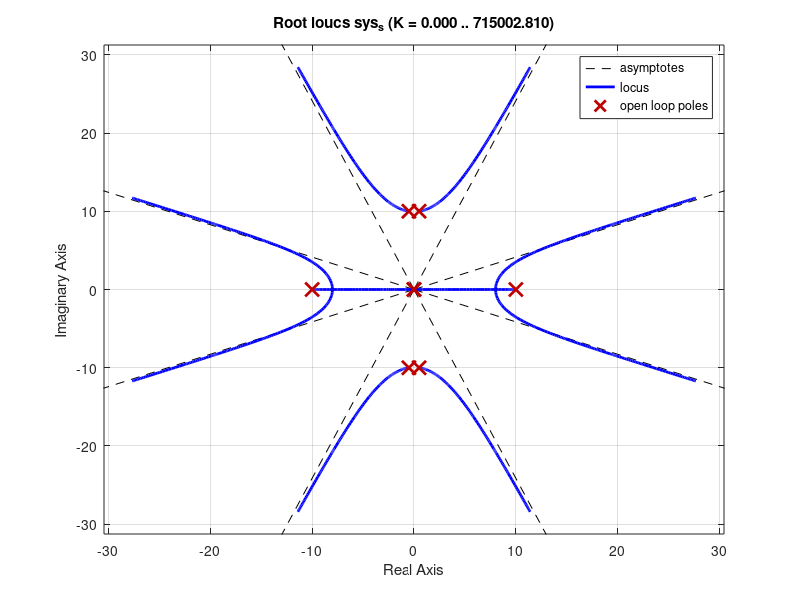

Write the MATLAB code that produced this figure. (Note: this script raises an error after producing the figure.)
% EES-40 2023-2 Lab4 semana 14 Jacques Waldmann novembro 2023
% Controle ótimo DLQG de sistema SISO 
% Polos de malha fechada selecionados via root locus simétrico (LGR-S) 
% Robustez do controle ótimo DLQR - função de sensibilidade e as margens de estabilidade
% Solução DLQG - combina DLQR com realimentacao do estado observado pelo 
% Filtro de Kalman que estima somente o estado da planta.
% Desempenho DLQG e o compromisso com o esforço de controle e a passagem de ruído de medida 

% Realização em cascata de primeira ordem com  modal de segunda ordem
% G(s)= 10/(s+10) * 100/(s+0,5+10j)/(s+0,5-10j) = Y(s)/U(s) é a malha aberta
clear all;clc;close all
% cada grupo com realização {A,B,C} distinta
A=[-10 0 0;-10 -.5 10;0 -10 -.5];
B=[10;0;0];
C=[0 0 1];
Gss=ss(A,B,C,0);
[Gtfnum Gtfden]=ss2tf(A,B,C,0);
Gtf=tf(Gtfnum,Gtfden); % malha aberta, sem ação integral
step(Gtf)
%% augmented state xaug dynamics 
% includes xi: time integral of r-y (output error wrt to reference) 
% xaug_dot=Aaug*xaug+Baug*u+Gaug*r
% y=Caug*xaug
Aaug=[A zeros(3,1);-C 0];
Baug=[B;0];
Gaug=[zeros(3,1); 1]; % reference r input matrix  
Caug=[C 0]; % physical output y
% C_xi is the infinite-horizon time integral of the output tracking error 
% for use in the quadratic cost function J_LQR
C_xi=[0 0 0 1]; % pseudomeasurement y'=x_i
if rank(ctrb(Aaug,Baug))==length(Aaug) 
    X=['sistema aumentado contínuo é controlavel'];
    disp(X);
else disp('sistema continuo nao é controlavel');
end
s=tf('s'); % Laplace transform - variable s for later use in transfer functions  
%% lugar geométrico das raízes simétrico (LGR-S)
% symmetric root locus (SRL) LGR-S to select closed-loop poles according to rho^(-1)
% minimize J_LQR=integral (xi^2 + rho u^2)dt from t=0 to +inf
[numAug,denAug]=ss2tf(Aaug,Baug,C_xi,0);
Gaugtf=tf(numAug,denAug); % malha aberta, inclui ação integral, com "saída" xi ponderada em J_LQR
% lqr function yields Klqr(1:4)=[K  -Ki] such that (be aware of the negative sign)
%      u= - Klqr * [x'  xi']'= - Klqr * xaug is the control signal optimizing J_LQR 
% while driving the augmented linear dynamics and tracking the reference.  
% LQR design assumes the actual state is available 
% Closed-loop pole selection according to symmetric root locus with output xi in J_LQR  
num1=numAug; % numerador de Gaugtf(-s)
den1=denAug.*[1 -1 1 -1 1]; % denominador de Gaugtf(-s), que tem xi como "saída"
num_s=conv(numAug,num1); % numerador de Gaugtf(s)*Gaugtf(-s)
den_s=conv(denAug,den1); % denominador de Gaugtf(s)*Gaugtf(-s)
sys_s=tf(num_s,den_s); % open loop tf Gaugtf(s)*Gaugtf(-s) for SRL
rlocus(sys_s); % choose with mouse acceptable gain from the stable closed-loop poles in SRL asymptotes
GainLGR_S=input(' selected SRL gain (inverse of rho seen in J-cost functional ');
rho=1/GainLGR_S
Klqr=lqr(Aaug,Baug,C_xi'*C_xi,rho); % lqr com peso em xi e rho=-1/GainLGR_S no controle, sendo GainLGR_S obtido com LGR simétrico para atender requisitos
%% closing the loop with LQR optimal state feedback gain
Ki=-Klqr(4);
K=Klqr(1:3);
Aaugmf=[Aaug-Baug*Klqr]; % closed-loop dynamics matrix
X=['state feedback gain vector K ',num2str(K(1:3)),' output tracking error integral gain Ki ',num2str(Ki)];
disp(X);
% closed-loop measurement and pseudomeasurement output signals in LQR feedback design
SysMF=ss(Aaugmf,Gaug,[Caug;C_xi],zeros(2,1)); 
% closed-loop, augmented-state LQR design
% notice: input is reference r, output are y and xi=xaug(4)
damp(SysMF);
p=eig(Aaugmf);
% read bandwidth wb [rd/s] from closed-loop Y(jw)/R(jw) Bode magnitude at the top plot
figure;bodemag(SysMF); 
%% model-based steady state analysis: closed-loop response in steady state 
step_mag=5; % reference step magnitude [V] 
X=['ref magnitude ',num2str(step_mag),' [V]'];disp(X);
MM=[A B;-C 0];
xureg=inv(MM)*[zeros(3,1);-step_mag] % plant model steady state is xureg(1:3) and control xureg(4)
xireg=1/Ki*(xureg(4)+K*xureg(1:3)) % augmented state component xi in steady state
%% sampling time choice and ZOH plant discretization for DLQR design
wb=input('-3 dB bandwidth frequency [rd/s] from Bode closed loop Y(j\omega)/R(j\omega) ');
fb=wb/2/pi; % Hz
% NI-board maximum D/A sampling frequency is 150Hz
Ts=1/(20*fb); 
X=['suggested sampling time Ts ',num2str(Ts),' [s]'];
disp(X);
Ts=input(' enter suitable sampling time [s]');
save Ts.mat Ts % for use in NI board driver script

disp('desired z-plane closed loop poles ')
Closed_z=exp(p*Ts)
Gaugss=ss(Aaug,[Baug Gaug],[Caug;C_xi],zeros(2,2));
Gaugssd=c2d(Gaugss,Ts,'zoh');
% zoh discretization of augmented plant model
Aaugd=Gaugssd.A;
Baugd=Gaugssd.B(:,1);
Gaugd=Gaugssd.B(:,2);
Caugd=Gaugssd.C(1,:);
C_xid=Gaugssd.C(2,:);
if rank(ctrb(Aaugd,Baugd))==length(Aaugd) 
    X=['sistema discreto controlavel'];
    disp(X);
else disp('sistema discreto nao controlavel');
end
%% DLQR design
% discrete-time state feedback design optimizes cost J=Sum(x_i[k]^2 + rho*u[k]^2) with u[k] = -Kdlqr*xaug[k]
[Kdlqr,~,Eig_d]=dlqr(Aaugd,Baugd,C_xi'*C_xi,rho); % dlqr pondera x_i e rho=-1/GainLGR_S no controle, sendo GainLGR_S obtido com LGR simétrico para atender requisitos
save Kdlqr.mat Kdlqr;
disp('dlqr closed-loop poles');
Eig_d

X=['discrete-time state feedback gain vector Kdlqr ',num2str(Kdlqr)];
disp(X);

Amfd=Aaugd-Baugd*Kdlqr;
disp('Amfd=Aaugd-Baugd*Kdlqr closed-loop poles - compare with Eig_d');
pd=eig(Amfd) % polos de malha fechada
%% discrete-time closed-loop simulation of DLQR design
SysMFd=ss(Amfd,Gaugd,[Caug;C_xi],zeros(2,1),Ts);
step_mag=5; 
opt = stepDataOptions('StepAmplitude',step_mag);
tfinal=5; % final time tf=5[s]

% xstep is the timeline of xaug; ystep is the timeline of xi=xaug(4)
[ystep,tstep,xstep]=step(SysMFd,tfinal,opt);  
sizek=length(tstep); % length to be used in Kalman filter steps

figure; % sinal xaug1(t) em malha fechada
stem(tstep,xstep(:,1));
title(['xaug(1) em malha fechada - degrau_{ref}= ',num2str(step_mag),' [V]']);
xlabel('segundos');
grid;

figure; % sinal xaug2(t) em malha fechada
stem(tstep,xstep(:,2));
title(['xaug(2) em malha fechada - degrau_{ref}= ',num2str(step_mag),' [V]']);
xlabel('segundos');
grid;

figure; % sinal xaug(3) em malha fechada
stem(tstep,xstep(:,3));
title(['xaug(3) em malha fechada - degrau_{ref}= ',num2str(step_mag),' [V]']);
xlabel('segundos');
grid;

figure; % sinal xaug(4) em malha fechada
stem(tstep,xstep(:,4));
title(['xaug(4) em malha fechada - degrau_{ref}= ',num2str(step_mag),' [V]']);
xlabel('segundos');
grid;

figure; % output signals: y(k);xi(k)  
stem(tstep,ystep(:,1:2));
title(['saída y e integral do erro de rastreio x_I em malha fechada - degrau_{ref}= ',num2str(step_mag),' [V.s]']);
legend('y','x_I');
xlabel('segundos');
grid;

figure;   % sinal de controle em malha fechada 
xstep_transp=xstep'; % linha temporal do estado aumentado em malha fechada é aqui transposto
cntrl=-Kdlqr*xstep_transp;
stem(tstep,cntrl);
title(['controle DLQG [V] em malha fechada - degrau_{ref}= ',num2str(step_mag),' [V]']);
xlabel('segundos');
grid;

%% DLQR design stability margins with augmented state xaug feedback is dictated by 
% the open-loop transfer function tfL(z), z=exp(jw.Ts)
% u=Kdlqr*xaug as output and negative feedback is assumed
% projeto DLQR com estabilidade exponencial assegurada, 
% inspecionar quão próximo do ponto crítico passa o modelo nominal 
SysMAd=ss(Aaugd,Baugd,Kdlqr,0,Ts);
figure;
nyquistplot(SysMAd); % use zoom in critical point in the Nyquist plot and see margins
title('Nyquist plot - open loop tfL(z)[dB] at z=exp(j*w*Ts)');
figure;
margin(SysMAd);
legend('SysMAd(z), z=exp(jw.Ts): open-loop DLQR'); 
% para verificar se projeto é ou não é robusto
% ver se tfL(z),z=exp(jw.Ts) se aproxima muito do ponto crítico - pode se tornar instável com modelo incerto e envolver ponto crítico 
[NumD,DenD]=ss2tf(Aaugd,Baugd,Kdlqr,0); 
tfLd=tf(NumD,DenD,Ts); % open loop discrete tf with u(k)=Kdlqr*xaug(k) as output and negative feedback is assumed 
Dlqr=1+tfLd; % distance from critical point in complex plane (-1+0j) to open loop tfL(z),z=exp(jw.Ts)
Slqr=1/Dlqr; % sensitivity tf
figure;
bodemag(Slqr);
title('Magnitude da função de sensibilidade |S_{dlqr}(exp(Ts.j\omega))|[dB]'); 
figure;
bodemag(Dlqr);
title('função distância ao ponto crítico |D_{dlqr}(exp(Ts.j\omega))|[dB]'); 
%% Lab 4 - Malha fechada com estimação via filtro de Kalman 
% Reduced-order KF - estimates just the plant model state vector 3x1 and measures plant model output
Gssd=c2d(Gss,Ts,'zoh'); % zoh-discretized plant model
save Gssd.mat Gssd
Ad=Gssd.A;
Bd=Gssd.B;
Cd=Gssd.C;
%% observability test 
if rank(obsv(Ad,Cd))==length(Ad) 
    X=['sistema discreto observavel'];
    disp(X);
else disp('sistema discreto nao observavel');
end

%%
x0=[0 0 0]';         % ground-truth plant initial state                        
P0=diag([1 1 .5]);  % initial state estimation error covariance matrix 

qd=.1*Ts;           % discrete zero-mean Gaussian model noise wd(k) variance is PSD*Ts 
qdf=qd;              % filter tuning parameter
rd=.005/Ts;        % discrete zero-mean Gaussian pseudomeasurement noise v(k) variance is PSD/Ts
rdf=rd;              % filter tuning parameter
N=sizek;             % N here is filter steps length - integer
M=1;%M=1000;         % M here is number of independent realizations in the Monte Carlo simulation

% memory space for logging various arrays
Pprop=zeros(3,3,N);     % memory space for propagated covariance matrix
Pupdt=zeros(3,3,N);     % memory space for updated covariance matrix
Gain=zeros(3,N);        % memory space for Kalman gain vector
x=zeros(3,N);           % memory space for ground-truth state vector
xi=0;                   % initial  output tracking error integral 
z=zeros(1,N);           % memory space for measurement z=y
xhat_prop=zeros(3,N);   % memory space for propagated filter state vector
xhat_updt=zeros(3,N);   % memory space for updated filter state vector

inov=zeros(1,N,M);      % memory space for inovation for Monte Carlo statistics
uhat=zeros(1,N,M);      % memory space for control for MC statistics 
oute=zeros(1,N,M);      % memory space for output tracking error e=stepmag-Caugd*x

Sinov=zeros(1,N);       % memory space for KF inovation variance 

% KF covariances and innovation variance
Pprop(:,:,1)=Ad*P0*Ad'+Bd*qdf*Bd';    % P(1|0) uses P0,qdf
Sinov(1,1)=Cd*Pprop(:,:,1)*Cd'+rdf;         % S(1|0) uses rdf     
Gain(:,1)=Pprop(:,:,1)*Cd'/Sinov(1,1);         % L(1)
Pupdt(:,:,1)=(eye(3)-Gain(:,1)*Cd)*Pprop(:,:,1);    % P(1|1)
 
 % operação iterativa - KF covariances and innovation variance
 for k=2:N
  Pprop(:,:,k)=Ad*Pupdt(:,:,k-1)*Ad'+Bd*qdf*Bd';     % P(k|k-1)
  Sinov(1,k)=Cd*Pprop(:,:,k-1)*Cd'+rdf;                % S(k|k-1)      
  Gain(:,k)=Pprop(:,:,k)*Cd'/Sinov(1,k);             % L(k)
  Pupdt(:,:,k)=(eye(3)-Gain(:,k)*Cd)*Pprop(:,:,k);   % P(k|k)
 end  % end of KF covariance and innovation variance loop

 % KF-computed variances -  plots
steps=1:N;

% KF xaug(1) stdev - propagation and update
% KF xaug(1) estimation gain
a1(1:N)=Pprop(1,1,1:N);
b1(1:N)=Pupdt(1,1,1:N);
figure;
plot(tstep,sqrt(a1),'x',tstep,-sqrt(a1),'x');hold;
plot(tstep,sqrt(b1),'o',tstep,-sqrt(b1),'o');
title('xaug(1) estimation uncertainty - prop and updt KF-computed filter stdev');
figure;
c1(1:N)=Gain(1,1:N);
stem(tstep,c1,'x');title('KF-computed xaug(1) estimation Gain');

% KF xaug(2) stdev - propagation and update
% KF xaug(2) estimation gain
a2(1:N)=Pprop(2,2,1:N);
b2(1:N)=Pupdt(2,2,1:N);
figure;
plot(tstep,sqrt(a2),'x',tstep,-sqrt(a2),'x');hold;    
plot(tstep,sqrt(b2),'o',tstep,-sqrt(b2),'o');
title('xaug(2) estimation uncertainty - prop and updt KF-computed stdev');
figure;
c2(1:N)=Gain(2,1:N);
stem(tstep,c2,'x');title('KF-computed xaug(2) estimation gain');

% KF-computed xaug(3) uncertainty stdev - propagation and update
% KF xaug(3) estimation gain
a3(1:N)=Pprop(3,3,1:N);
b3(1:N)=Pupdt(3,3,1:N);
figure;
plot(tstep,sqrt(a3),'x',tstep,-sqrt(a3),'x');hold;    
plot(tstep,sqrt(b3),'o',tstep,-sqrt(b3),'o');  
title('xaug(3) estimation uncertainty - prop and updt KF-computed stdev');
figure;
c3(1:N)=Gain(3,1:N);
stem(tstep,c3,'x');title('KF xaug(3) estimation gain');

%% reduced-order KF 
% reference step from signal generator is r=step_mag*1(t)
for j=1:M        % Monte Carlo independent j-th realization loop
 % first iteration:
 % ground-truth process and pseudomeasurement, tracking error and control
 oute0=step_mag-Cd*x0;            % initial plant output tracking error 
 x0hat=mvnrnd(x0,P0)';    % initial filter state estimate 4x1 drawn from multivariable Gaussian density N(x0,P0)
 u0hat=-Kdlqr(1:3)*x0hat-Kdlqr(4)*xi;                  % initial control signal uses initial filter estimate 
 % true stochastic state uses initial true state(=0)
 x(:,1)=Ad*x0+Bd*u0hat+Bd*sqrt(qd)*randn;  
 z(1,1)=Cd*x(:,1)+sqrt(rd)*randn;                % true stochastic y measurement
 oute(1,1,j)=step_mag-Cd*x(:,1);                  % tracking error 
 
 % KF
 xhat_prop(:,1)=Ad*x0hat+Bd*u0hat(1,1,j);
 inov(1,1,j)=z(1,1)-Cd*xhat_prop(:,1);          % j-th realization of initial inovation
 xhat_updt(:,1)=xhat_prop(:,1)+Gain(:,1)*inov(1,1,j);
 xi=xi+Ts*(step_mag-z(1,1));        
 % control signal uses filter estimate and integral of output tracking error
 uhat(1,1,j)=-Kdlqr(1:3)*xhat_updt(:,1)-Kdlqr(4)*xi;   

 % KF operação iterativa - ground-truth e filtro
 for k=2:N 
  % ground-truth process and pseudomeasurement
  x(:,k)=Ad*x(:,k-1)+Bd*uhat(1,k-1,j)+Bd*sqrt(qd)*randn;   % true state propagates 
  oute(1,k,j)=step_mag-Cd*x(:,k);     % tracking error by the end of true state propagation 
                                      % with control signal
  z(1,k)=Cd*x(:,k-1)+sqrt(rd)*randn;  % true measurement 
  % KF 
  xhat_prop(:,k)=Ad*xhat_updt(:,k-1)+Bd*uhat(1,k-1,j);
  inov(1,k,j)=z(1,k)-Cd*xhat_prop(:,k);    % j-th realization of k-th-step inovation
  xhat_updt(:,k)=xhat_prop(:,k)+Gain(:,k)*inov(1,k,j);
  xi=xi+Ts*(step_mag-z(1,k));        
  % control signal uses filter estimate and integral of output tracking error
  uhat(1,k,j)=-Kdlqr(1:3)*xhat_updt(:,k)-Kdlqr(4)*xi;  
 end  % end of KF step loop
end  % end of Monte Carlo independent realization loop
%% gráficos 
figure;stem(tstep,-oute+step_mag);title('DLQG Plant model output - one realization');
figure;stem(tstep,uhat);title('DLQG Control - one realization');
%% Innovation: just one realization and KF-computed stdev
aa4(1:N)=Sinov(1,1:N);
dd4(1:N)=inov(1,:,1);
figure;
plot(tstep,sqrt(aa4),'x',tstep,-sqrt(aa4),'x');
hold;plot(tstep,dd4,'o');    
title('innovation - KF stdev(+/-) and one realization');
figure;
[inovautocorr,lags]=xcorr(dd4,'normalized');
stem(lags,inovautocorr);
title('innovation - one realization - autocorrelation');